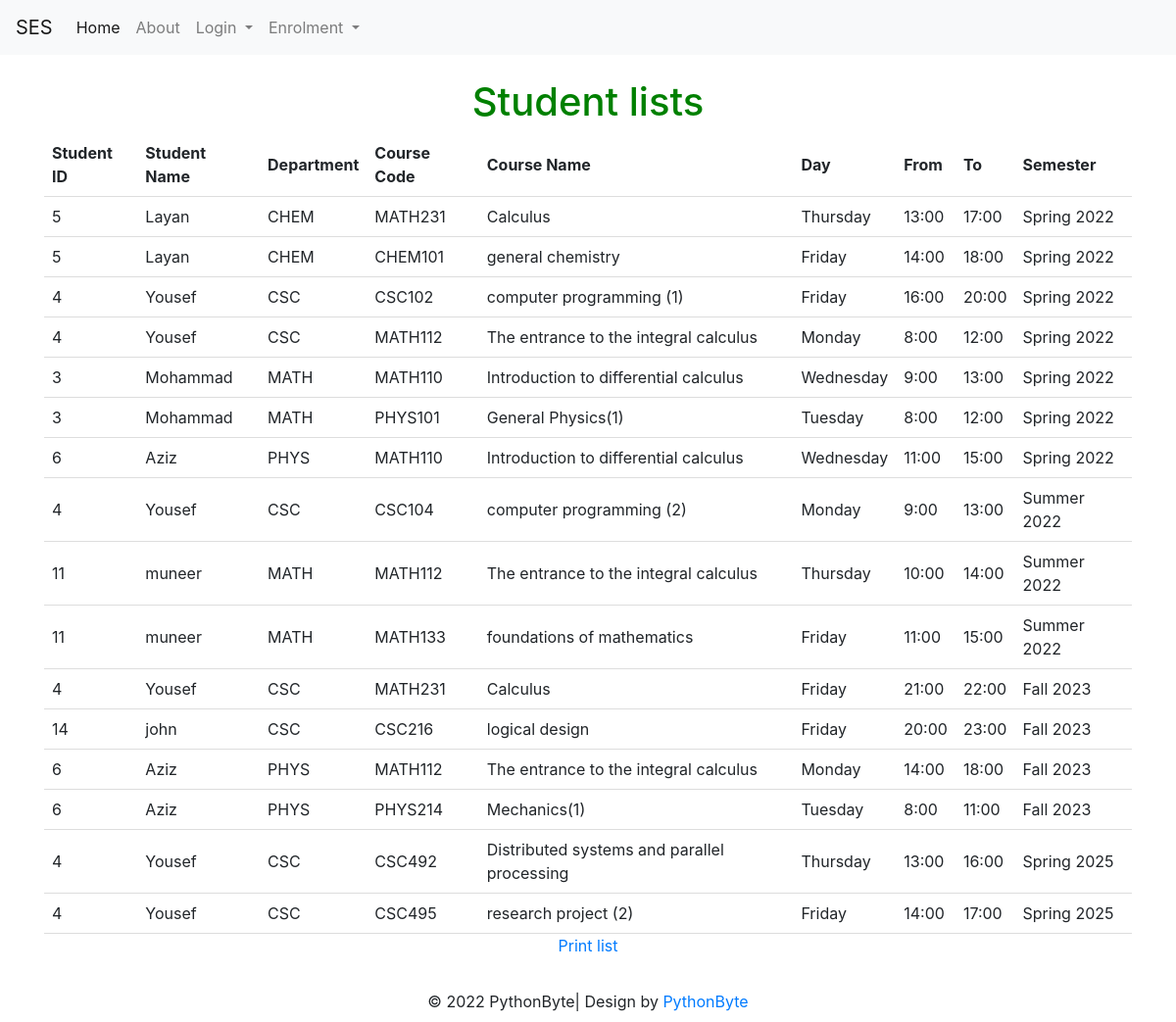
The app's page /student_lists (signed in) with its own data.
### tables this page shows
CREATE TABLE Time_table (course_id INTEGER, user_id INTEGER, time_table_id INTEGER PRIMARY KEY AUTOINCREMENT UNIQUE, Day_id INTEGER, fromT TIME, toT TIME, SEM INTEGER, complete BOOLEAN);

CREATE TABLE dep (dep_id INTEGER PRIMARY KEY UNIQUE NOT NULL, dep_name CHAR (10) NOT NULL);

CREATE TABLE course (course_id INTEGER NOT NULL PRIMARY KEY AUTOINCREMENT UNIQUE, course_name [nchar] (10), course_descr [nchar] (10), course_code [nchar] (10), dep_id [int], plan_id [int], level_id [int], credit INTEGER, Day_id REFERENCES Day (Day_id), fromT TIME, toT TIME, loc_id INTEGER, SEM INTEGER DEFAULT (223), lec_id INTEGER);

CREATE TABLE Day (Day_id INTEGER PRIMARY KEY, Day_Decs CHAR);

CREATE TABLE semester (sem_id INTEGER PRIMARY KEY, sem_dec VARCHAR);

### models.py (models this page shows)
class User(UserMixin, db.Model):
    id = db.Column(db.Integer, primary_key=True)
    email = db.Column(db.String(100), unique=True)
    password = db.Column(db.String(100))
    name = db.Column(db.String(1000))
    dep_id =  db.Column(db.Integer)
    rol_id =  db.Column(db.Integer)

### student_lists.py (the view)
@student_lists.route('/student_lists', methods=['GET', 'POST'])
def student_listsf():
                user_id = current_user.id
                print(user_id)
                con = sqlite3.connect("instance/db.sqlite")
                cur = con.cursor()
                con.commit()
                cur.execute("SELECT * from student_list" )
                data2 = cur.fetchall()
                con.commit()
                con.close()
                return render_template('student_lists.html',data2=data2, idd = current_user.id,name= current_user.name)

### templates/student_lists.html (shortened to what this page needs)
{% extends "base.html" %}
{% block content %}
  <h1>Student lists</h1>
  <form method="post" action="/student_listsf">
    <table id="table_to_highlight" style="width:100%">
        <thead>
          <tr>
            <th>Student ID</th>
            <th>Student Name</th>
            <th>Department</th>
            <th>Course Code</th>
            <th>Course Name</th>
            <th>Day</th>
            <th>From</th>
            <th>To</th>
            <th>Semester</th>
          </tr>
          </thead>
          <tbody>
           {% for row in data2 %}
                  <tr>
                      <td>{{row[0]}}</td>
                      <td>{{row[1]}}</td>
                      <td>{{row[2]}}</td>
                      <td>{{row[3]}}</td>
                      <td>{{row[4]}}</td>
                      <td>{{row[5]}}</td>
                      <td>{{row[6]}}</td>
                      <td>{{row[7]}}</td>
                      <td>{{row[8]}}</td>
                  </tr>
              {% endfor %}
          </tbody>
      </table>
      <p>
        <a href="{{ url_for('student_lists.download_report', iddc = current_user.id) }}">Print list</a>
    </p>
</form>
{% endblock %}

### templates/student_lists.html (style rules this page uses)
body { text-align: center; }
h1 { color: green; }
table { border-collapse: collapse; width: 100%; }
th, td { padding: 8px; text-align: left; border-bottom: 1px solid #ddd; }

### records on screen
Time_table: user "5", name "Layan", dep_name "CHEM", course_code "MATH231", course_name "Calculus", Day_Decs "Thursday", fromT "13:00", toT "17:00", sem_dec "Spring 2022"
Time_table: user "5", name "Layan", dep_name "CHEM", course_code "CHEM101", course_name "general chemistry", Day_Decs "Friday", fromT "14:00", toT "18:00", sem_dec "Spring 2022"
Time_table: user "4", name "Yousef", dep_name "CSC", course_code "CSC102", course_name "computer programming (1)", Day_Decs "Friday", fromT "16:00", toT "20:00", sem_dec "Spring 2022"
Time_table: user "4", name "Yousef", dep_name "CSC", course_code "MATH112", course_name "The entrance to the integral calculus", Day_Decs "Monday", fromT "8:00", toT "12:00", sem_dec "Spring 2022"
Time_table: user "3", name "Mohammad", dep_name "MATH", course_code "MATH110", course_name "Introduction to differential calculus", Day_Decs "Wednesday", fromT "9:00", toT "13:00", sem_dec "Spring 2022"
Time_table: user "3", name "Mohammad", dep_name "MATH", course_code "PHYS101", course_name "General Physics(1)", Day_Decs "Tuesday", fromT "8:00", toT "12:00", sem_dec "Spring 2022"
Time_table: user "6", name "Aziz", dep_name "PHYS", course_code "MATH110", course_name "Introduction to differential calculus", Day_Decs "Wednesday", fromT "11:00", toT "15:00", sem_dec "Spring 2022"
Time_table: user "4", name "Yousef", dep_name "CSC", course_code "CSC104", course_name "computer programming (2)", Day_Decs "Monday", fromT "9:00", toT "13:00", sem_dec "Summer 2022"
Time_table: user "11", row "muneer", dep_name "MATH", course_code "MATH112", course_name "The entrance to the integral calculus", Day_Decs "Thursday", fromT "10:00", toT "14:00", sem_dec "Summer 2022"
Time_table: user "11", row "muneer", dep_name "MATH", course_code "MATH133", course_name "foundations of mathematics", Day_Decs "Friday", fromT "11:00", toT "15:00", sem_dec "Summer 2022"
Time_table: user "4", name "Yousef", dep_name "CSC", course_code "MATH231", course_name "Calculus", Day_Decs "Friday", fromT "21:00", toT "22:00", sem_dec "Fall 2023"
Time_table: user "14", name "john", dep_name "CSC", course_code "CSC216", course_name "logical design", Day_Decs "Friday", fromT "20:00", toT "23:00", sem_dec "Fall 2023"
Time_table: user "6", name "Aziz", dep_name "PHYS", course_code "MATH112", course_name "The entrance to the integral calculus", Day_Decs "Monday", fromT "14:00", toT "18:00", sem_dec "Fall 2023"
Time_table: user "6", name "Aziz", dep_name "PHYS", course_code "PHYS214", course_name "Mechanics(1)", Day_Decs "Tuesday", fromT "8:00", toT "11:00", sem_dec "Fall 2023"
Time_table: user "4", name "Yousef", dep_name "CSC", course_code "CSC492", course_name "Distributed systems and parallel processing", Day_Decs "Thursday", fromT "13:00", toT "16:00", sem_dec "Spring 2025"
Time_table: user "4", name "Yousef", dep_name "CSC", course_code "CSC495", course_name "research project (2)", Day_Decs "Friday", fromT "14:00", toT "17:00", sem_dec "Spring 2025"
